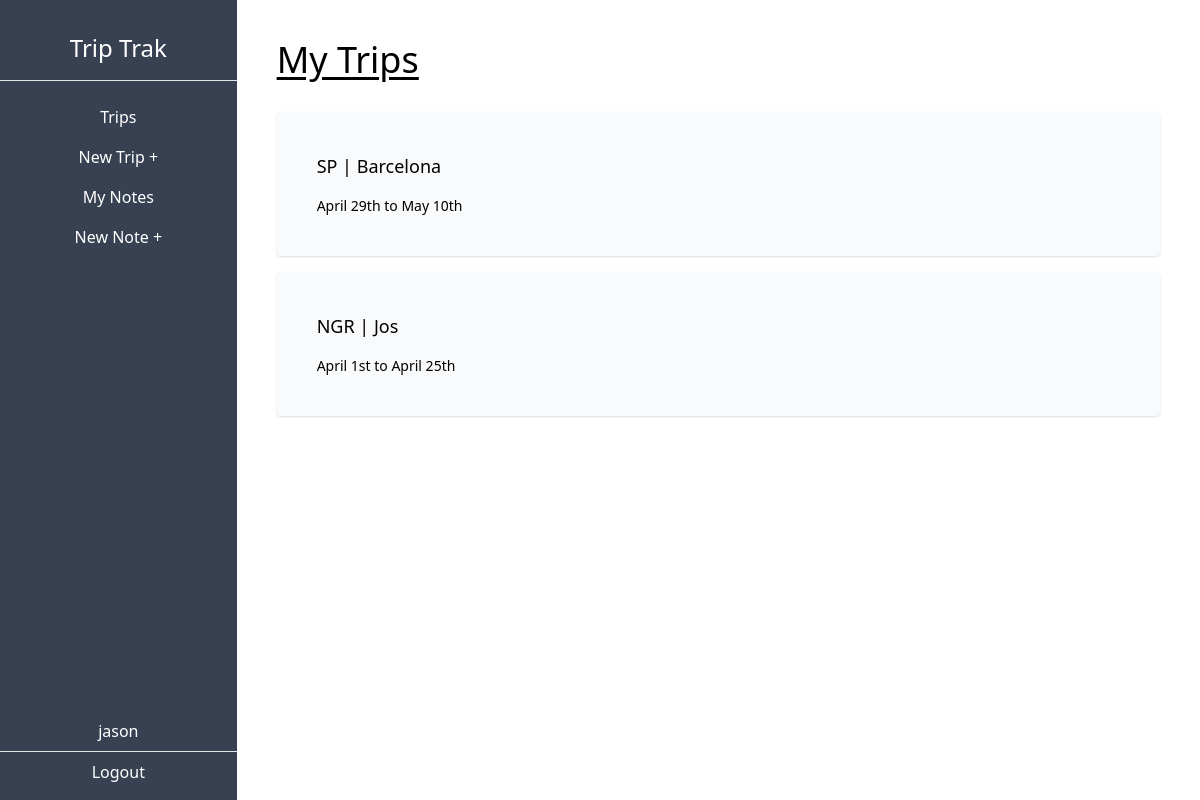
The page /dashboard (signed in) on the database its author committed.
### trip/models.py (models this page shows, shortened)
class Trip(models.Model):
    city = models.CharField(max_length=50)
    country = models.CharField(max_length=3)
    start_date = models.DateField(blank=True, null=True)
    end_date = models.DateField(blank=True, null=True)
    owner = models.ForeignKey(User, on_delete= models.CASCADE, related_name='trips')

### trip/views.py (the view)
# urls.py: path('dashboard',trips_list, name='trip-list'),
def trips_list(request):
    trips= Trip.objects.filter(owner=request.user)
    context={
        'trips' : trips,
    }
    return render(request, 'trip/trips_list.html', context)

### trip/templates/trip/trips_list.html
{% extends 'trip/_base.html' %}
{% block content %}
<h1 class="text-4xl underline underline-offset-4 mb-8">My Trips</h1>
{% for trip in trips %}
	<a href="{% url 'trip-detail' trip.pk %}">
		<div class="bg-gray-50 p-10 rounded shadow my-4 hover:shadow-lg hover:cursor-pointer">
			<p class="text-lg">
			{{ trip.country }} | {{trip.city}}
			</p>
			<p class="text-sm pt-4">
			{% if trip.start_date %}
			{{ trip.start_date|date:"F jS"}}
			{% else %}
			TBA
			{% endif %}
			to
			{% if trip.end_date %}
			{{ trip.end_date|date:"F jS" }}
			{% else %}
			TBA
			{% endif %}
			</p>
		</div>
	</a>
{% endfor %}
{% endblock content %}

### trip/templates/trip/_base.html (shortened to what this page needs)
<!DOCTYPE html>
<html lang="en">
    <head>
        <script src="https://cdn.tailwindcss.com"></script>
    </head>
<body>
    <div class="flex-col md:flex-row flex h-screen">
        <div class="md:h-screen bg-gray-700 text-white w-full md:w-1/4 md:max-w-xs py-2 md:pt-8 md:pb-2 flex flex-col">
            <div class="border-b w-full text-center pb-4 text-2xl">
                <h1>Trip Trak</h1>
            </div>
            <div class="pt-4 w-full text-center">
                <ul class="flex md:flex-col justify-around px-2 md:px-0 pb-2 md:pb-0">
                <li class="py-2 px-3 md:px-0 hover:bg-gray-600 hover:cursor-pointer"><a href="{% url 'trip-list' %}">Trips</a></li>
                <li class="py-2 px-3 md:px-0 hover:bg-gray-600 hover:cursor-pointer"><a href="{% url 'trip-create' %}">New Trip +</a></li>
                <li class="py-2 px-3 md:px-0 hover:bg-gray-600 hover:cursor-pointer"><a href="{% url 'note-list' %}">My Notes</a></li>
                <li class="py-2 px-3 md:px-0 hover:bg-gray-600 hover:cursor-pointer"><a href="{% url 'note-create' %}">New Note +</a></li>
                </ul>
            </div>
            <div class="mt-auto w-full text-center flex md:flex-col justify-evenly py-2 md:pt-0">
                <p class=""> {{user.username}} </p>
                <hr class="my-2">
                <form method="POST" action="{% url 'logout' %}">
                    <button type="submit">Logout</button>
                </form>
            </div>
        </div>
        <div class="w-full md:w-full p-10 overflow-auto">
            {% block content %}
            {% endblock content%}
        </div>
    </div>
</body>
</html>

### rows shown on the page
Trip: country "SP", city "Barcelona", start_date "April 29th", end_date "May 10th"
Trip: country "NGR", city "Jos", start_date "April 1st", end_date "April 25th"

### other values the page prints
{{ user.username }} "jason"
